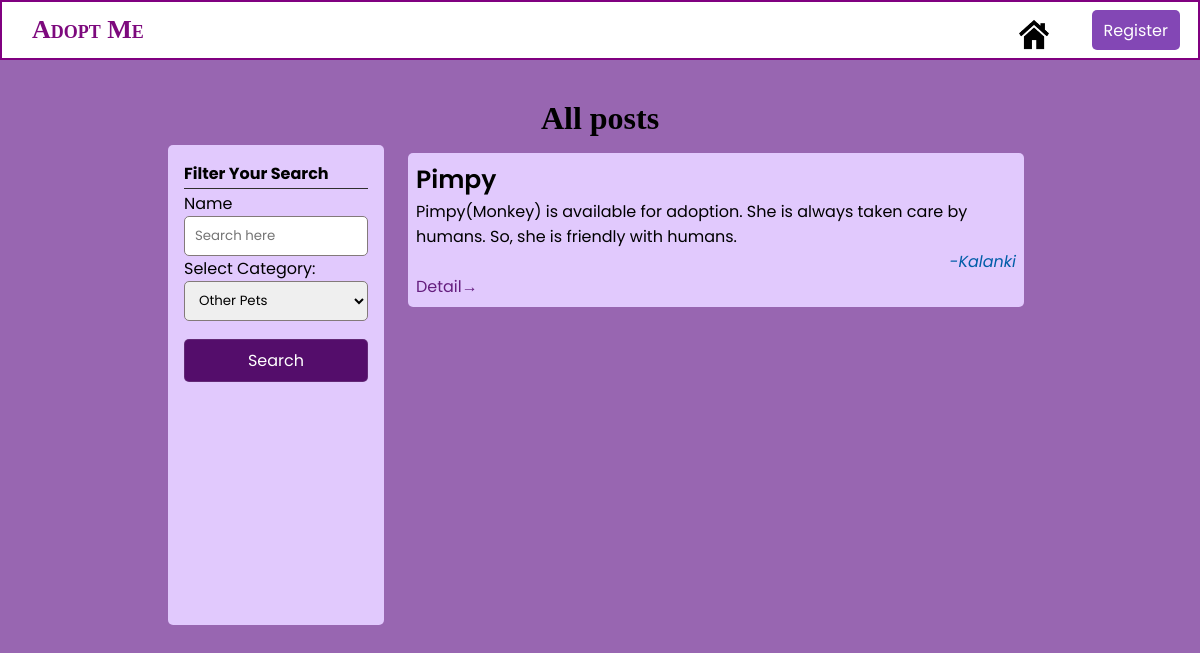
/list.php?category=9, run on an earlier commit of the app's database.
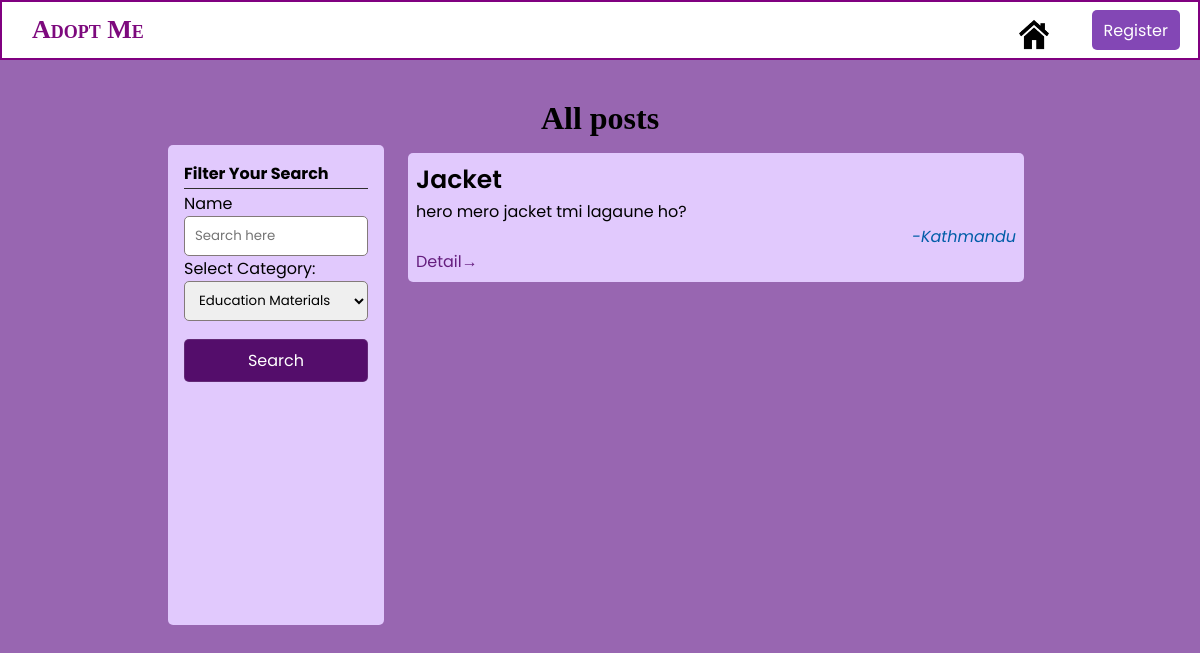
And on a later commit of the database.
### tables this page shows
CREATE TABLE `pets` (
  `id` int(11) NOT NULL,
  `title` varchar(255) NOT NULL,
  `description` text NOT NULL,
  `location` varchar(255) NOT NULL,
  `contact` int(11) NOT NULL,
  `helper_id` int(10) UNSIGNED NOT NULL,
  `category` int(10) UNSIGNED DEFAULT NULL,
  `created_at` datetime NOT NULL DEFAULT current_timestamp(),
  `active` int(11) NOT NULL DEFAULT 1,
  `image` varchar(255) DEFAULT NULL
);

### includes/function.php (called while the page is built, shortened)
<?php
require_once('database.php');
function isAuthenticated()
{
    return isset($_SESSION['user']);
}
function getCategories()
{
    global $conn;
    $sql = $conn->prepare('SELECT * from pets_category');
    $sql->execute();
    $categories = $sql->get_result();
    return $categories;
}
function getDonations($limit = NULL, $offset = NULL, $search = NULL, $category = NULL)
{
    global $conn;
    $lim = $limit !== NULL ? $limit : 10;
    $off = $offset !== NULL ? $offset : 0;
    $active = 1;
    $search = "%" . $search . "%";
    if ($category !== "" && $category !== NULL && $category !== 0) {
        $sql = $conn->prepare("SELECT id, location, title, description FROM `pets` WHERE `active` = ? AND `category` = ? AND CONCAT_WS('',`title`,`description`) LIKE ? ORDER BY `id` DESC LIMIT ? OFFSET ?");
        $sql->bind_param('iisii', $active, $category, $search, $lim, $off);
        $count_sql = $conn->prepare("SELECT COUNT(id) as total FROM `pets` WHERE `active` = ? AND `category` = ? AND CONCAT_WS('',`title`,`description`) LIKE ?");
        $count_sql->bind_param('iis', $active, $category, $search);
    }
    $count_sql->execute();
    $count = $count_sql->get_result()->fetch_object();
    $sql->execute();
    $pets = $sql->get_result();
    $data = array('count' => $count->total, 'results' => $pets);
    return $data;
}

### partials/category_inp.php (the view, shortened to what this page needs)
<label for='category'>Select Category:</label>
<select id='create-help-category' class='search-input input' name='category'>
    <?php
    $categories = getCategories();
    while ($category = $categories->fetch_assoc()) {
        $selected = (isset($_GET['category']) && $category['id'] == $_GET['category']) ? "selected" : "";
    ?>
        <option value="<?= $category['id'] ?>" <?= $selected ?>><?= ($category['name']) ?></option>
    <?php
    }
    ?>
</select>

### list.php (shortened to what this page needs)
<?php
include './includes/function.php';
?>
<!DOCTYPE html>
<html lang="en">
<head>
    <link rel="stylesheet" href="./styles/main.css">
    <link rel="stylesheet" href="./styles/nav.css">
    <link rel="stylesheet" href="./styles/list.css">
</head>
<body>
    <?php include("./partials/nav.php") ?>
    <div class="container">
        <div class="title">
            <h1>All posts</h1>
        </div>
        <div class="data-section">
            <div class="sidebar">
                <?php
                include("partials/search_sidebar.php");
                ?>
            </div>
            <div class="helplist-container" autofocus>
                <?php
                $limit = (isset($_GET['limit']) && $_GET['limit'] != null) ? $_GET['limit'] : 10;
                $offset = (isset($_GET['offset']) && $_GET['offset'] != null) ? $_GET['offset'] : 0;
                $category = (isset($_GET['category']) && $_GET['category'] != null) ? $_GET['category'] : NULL;
                $search = (isset($_GET['search']) && $_GET['search'] != null) ? $_GET['search'] : "";
                $donations = getDonations($limit, $offset, $search, $category);
                while ($donation = mysqli_fetch_array($donations['results'])) {
                ?>
                    <div class='help-item'>
                        <div class='help-title'>
                            <h3><?= $donation['title'] ?></h3>
                        </div>
                        <div class='help-description'>
                            <p><?= $donation['description'] ?></p>
                        </div>
                        <div class='help-meta'> -<?= $donation['location'] ?></div>
                        <div class="view-more"><a href="./help-detail.php?help_id=<?= $donation['id'] ?>" class="">Detail&rarr;</a></div>
                    </div>
                <?php
                }
                ?>
        </div>
    </div>
</body>
</html>

### partials/nav.php (shortened to what this page needs)
<nav>
    <div class="nav-site-title">
        <a href="./index.php" class="nav-site-title">
            <div class="nav-title">Adopt Me</div>
        </a>
    </div>
    <div class="nav-links">
        <div class="nav-item">
            <a href="./list.php" class='nav-link'>
                <img src="home.png">
            </a>
        </div>
        <?php
        if (isAuthenticated() === true) :
        ?>
            <div class="nav-item">
                <a href="./new-help.php" class='nav-link'>
                    <img src="addpost.png">
                </a>
            </div>
            <div class="nav-item">
                <div class="nav">
                    <div class="profile" onclick="menuToggle();">
                        <img src="dog.jpg">
                    </div>
                    <div class="menu">
                        <h3><?=$_SESSION["user"]["email"]?></h3>
                        <ul>
                            <div class="log">
                                <li><img src="mypost.png"><a href="./my-helps.php">My posts</a></li>
                                <li><img src="adoptionrequest.png"><a href="./adoption-requests.php">All Requests</a></li>
                                <li><img src="pendingrequest.png"><a href="./pending-adoptions.php">Pending Adoptions</a></li>
                                <li><img src="care.png"><a href="./aboutus.php">ABOUT US</a></li>
                                <li><img src="changepw.png"><a href="password_change.php">Change Password</a></li>
                                <li><img src="logout.png"><a href="./logout.php">Logout</a></li>
                            </div>
                        </ul>
                    </div>
                </div>
            </div>
    </div>
    <script>
        function menuToggle() {
            const toggleMenu = document.querySelector('.menu');
            toggleMenu.classList.toggle('active')
        }
    </script>
<?php else : ?>
    <div class="nav-btn nav-item">
        <a class="btn btn-login" href="./register.php">
            Register
        </a>
    </div>
<?php endif ?>
</div>
</nav>

### partials/search_sidebar.php
<div class="">
    <b>Filter Your Search</b>
    <hr>
    <form class="search-form">
        <?php include "search_inp.php" ?>
        <?php include "category_inp.php" ?>
        <button class=" btn search-btn">
            Search
        </button>
    </form>
</div>

### partials/search_inp.php
<?php
$input_value = isset($_GET['search']) ? $_GET['search'] : "";
?>
<label for='search'>Name</label>
<input type='text' name='search' class='search-input input' placeholder='Search here' value="<?= $input_value ?>">

### styles/main.css (style rules this page uses)
* { --primary: #8347b5; --secondary: #ffffff; --primary-green: #227027; --secondary-green: #90f096; --primary-red: #a81b0e; --secondary-red: #ff7a73; --meta: rgb(0, 93, 168); --focus-light: rgba(163, 211, 226, 0.897); --primary-btn-active: #ffffff; padding: 0px; margin: 0px; font-family: "Poppins", "Segoe UI", Tahoma, Geneva, Verdana, sans-serif; box-sizing: border-box; }
.container { padding: 100px 10rem 0px 10rem; }
.btn { border: 0.1rem solid #a8a8a82d; padding: 1vh 1vw; border-radius: 5px; min-height: 30px; max-height: 10vh; cursor: pointer; }
a { text-decoration: none; color: #651e7e; }
.input, input { float: left; min-height: 3em; width: 100%; border-radius: 5px; border: 0.1em solid rgb(131, 122, 122); padding: 0px 1em 0px 1em; }
body { background-color: white; }
.btn-login { border: none; background-color: var(--primary); color: white; }
hr { border: none; background: rgb(47, 46, 46); height: 1px; margin: 2px 0px; }

### styles/nav.css (style rules this page uses)
nav { display: flex; padding: 0px 10px; justify-content: space-between; background-color: rgba(255, 255, 255, 1); z-index: 1; position: fixed; top: 0; left: 0; right: 0; outline: none; height: 60px; border: 2px solid purple; }
nav a { text-decoration: none; }
.nav-site-title { display: flex; justify-content: space-between; }
.nav-title { font-family: cursive; font-variant: small-caps; font-size: 26px; font-weight: bolder; color: rgb(125, 9, 125); cursor: pointer; padding: 0.5vh 0vw; margin-left: 20px; margin-top: auto; margin-bottom: auto; }
.nav-links { display: flex; }
.nav-item { margin-left: 10px; display: flex; }
.nav-item a { display: flex; }
.nav-item img { top: 10px; position: relative; width: 30px; height: 35px; margin-right: 20px; }
.nav-link { font-family: cursive; padding: 5px; font-size: 23px; color: black; }
.nav-btn { padding: 1vh; text-align: center; }
* { margin: 0; padding: 0; }
body { height: 100vh; background-color: rgb(152, 102, 177); background-size: cover; background-position: center; }

### styles/list.css (style rules this page uses)
.title { text-align: center; color: rgba(243, 233, 245, 0.795); align-content: center; }
.title h1 { font-family: cursive; color: black; }
.data-section { display: flex; flex-wrap: wrap; padding: 0.5em; }
.sidebar { flex: 1 1 25%; background-color: #e1c9fd; height: 60vh; padding: 1rem; border-radius: 5px; }
.helplist-container, .related-helps { flex: 1 1 75%; height: 75vh; min-width: 60%; background-color: transparent; border-radius: 5px; overflow-y: scroll; padding: 0px 0px 0px 1rem; }
.help-item { min-height: 10vh; background-color: #e1c9fd; margin: 1vh; padding: 1vh; border-radius: 5px; }
.help-meta { font-style: italic; text-align: right; color: var(--meta); }
.search-form { display: flex; flex-direction: column; }
.search-input { padding: 0px 10px 0px 10px; }
.search-btn { margin-top: 10%; background-color: #540d6b; color: white; font-size: medium; }
.help-title > * { font-weight: 600; font-size: 25px; }

What changed in the data, as far as the page shows it:
removed pets: title "Pimpy", description "Pimpy(Monkey) is available for adoption. She is always taken care by humans. So, she is friendly with humans.", location "Kalanki"
added pets: title "Jacket", description "hero mero jacket tmi lagaune ho?", location "Kathmandu"
Also different on the page:
form field category: "Other Pets" → "Education Materials"
